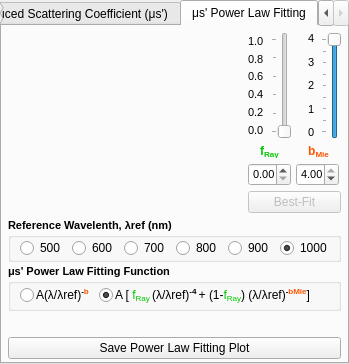
     <widget class="QTabWidget" name="tabWidget_ReducedScat">
      <property name="font">
       <font>
        <family>Arial</family>
        <pointsize>9</pointsize>
       </font>
      </property>
      <property name="currentIndex">
       <number>1</number>
      </property>
      <property name="movable">
       <bool>true</bool>
      </property>
      <widget class="QWidget" name="tab_ReducedScat">
       <attribute name="title">
        <string>Reduced Scattering Coefficient (μs')</string>
       </attribute>
       <layout class="QGridLayout" name="gridLayout_10">
        <property name="leftMargin">
         <number>6</number>
        </property>
        <property name="topMargin">
         <number>6</number>
        </property>
        <property name="rightMargin">
         <number>6</number>
        </property>
        <property name="bottomMargin">
         <number>3</number>
        </property>
        <item row="0" column="0">
         <widget class="QCustomPlot" name="customPlot_Musp" native="true">
          <property name="font">
           <font>
            <family>Arial</family>
            <pointsize>8</pointsize>
            <italic>false</italic>
           </font>
          </property>
          <layout class="QGridLayout" name="gridLayout_17"/>
         </widget>
        </item>
        <item row="1" column="0">
         <widget class="QPushButton" name="pushButton_SavePlot_Musp">
          <property name="text">
           <string>Save Reduced Scattering Plot</string>
          </property>
         </widget>
        </item>
       </layout>
      </widget>
      <widget class="QWidget" name="tab_PowerLaw">
       <attribute name="title">
        <string>μs' Power Law Fitting</string>
       </attribute>
       <layout class="QGridLayout" name="gridLayout_6" rowstretch="0,0,0,0,0">
        <property name="leftMargin">
         <number>6</number>
        </property>
        <property name="topMargin">
         <number>6</number>
        </property>
        <property name="rightMargin">
         <number>6</number>
        </property>
        <property name="bottomMargin">
         <number>3</number>
        </property>
        <property name="spacing">
         <number>5</number>
        </property>
        <item row="0" column="0" rowspan="4">
         <widget class="QCustomPlot" name="customPlot_MuspPowerLaw" native="true">
          <property name="sizePolicy">
           <sizepolicy hsizetype="Preferred" vsizetype="Preferred">
            <horstretch>0</horstretch>
            <verstretch>0</verstretch>
           </sizepolicy>
          </property>
          <property name="font">
           <font>
            <family>Arial</family>
            <pointsize>8</pointsize>
            <italic>false</italic>
           </font>
          </property>
         </widget>
        </item>
        <item row="3" column="1" colspan="2">
         <widget class="QPushButton" name="pushButton_BestFit">
          <property name="enabled">
           <bool>false</bool>
          </property>
          <property name="font">
           <font>
            <family>Arial</family>
            <pointsize>9</pointsize>
            <bold>false</bold>
           </font>
          </property>
          <property name="text">
           <string>Best-Fit</string>
          </property>
         </widget>
        </item>
        <item row="2" column="2">
         <widget class="QDoubleSpinBox" name="doubleSpinBox_B">
          <property name="minimumSize">
           <size>
            <width>40</width>
            <height>0</height>
           </size>
          </property>
          <property name="maximumSize">
           <size>
            <width>43</width>
            <height>16777215</height>
           </size>
          </property>
          <property name="font">
           <font>
            <family>Arial</family>
            <pointsize>8</pointsize>
           </font>
          </property>
          <property name="minimum">
           <double>0.000000000000000</double>
          </property>
          <property name="maximum">
           <double>4.000000000000000</double>
          </property>
          <property name="singleStep">
           <double>0.010000000000000</double>
          </property>
          <property name="value">
           <double>4.000000000000000</double>
          </property>
         </widget>
        </item>
        <item row="4" column="0" colspan="3">
         <layout class="QVBoxLayout" name="verticalLayout_4">
          <property name="spacing">
           <number>2</number>
          </property>
          <item>
           <widget class="QGroupBox" name="groupBox_RefWavel">
            <property name="minimumSize">
             <size>
              <width>0</width>
              <height>38</height>
             </size>
            </property>
            <property name="font">
             <font>
              <family>Arial</family>
              <pointsize>8</pointsize>
              <bold>true</bold>
             </font>
            </property>
            <property name="title">
             <string>Reference Wavelenth, λref (nm)</string>
            </property>
            <layout class="QHBoxLayout" name="horizontalLayout_2">
             <property name="spacing">
              <number>3</number>
             </property>
             <property name="topMargin">
              <number>1</number>
             </property>
             <property name="rightMargin">
              <number>6</number>
             </property>
             <property name="bottomMargin">
              <number>1</number>
             </property>
             <item>
              <widget class="QRadioButton" name="radioButton_RefWavel500">
               <property name="minimumSize">
                <size>
                 <width>0</width>
                 <height>18</height>
                </size>
               </property>
               <property name="font">
                <font>
                 <family>Arial</family>
                 <pointsize>9</pointsize>
                 <bold>false</bold>
                </font>
               </property>
               <property name="text">
                <string>500</string>
               </property>
              </widget>
             </item>
             <item>
              <widget class="QRadioButton" name="radioButton_RefWavel600">
               <property name="minimumSize">
                <size>
                 <width>0</width>
                 <height>18</height>
                </size>
               </property>
               <property name="font">
                <font>
                 <family>Arial</family>
                 <pointsize>9</pointsize>
                 <bold>false</bold>
                </font>
               </property>
               <property name="text">
                <string>600</string>
               </property>
              </widget>
             </item>
             <item>
              <widget class="QRadioButton" name="radioButton_RefWavel700">
               <property name="minimumSize">
                <size>
                 <width>0</width>
                 <height>18</height>
                </size>
               </property>
               <property name="font">
                <font>
                 <family>Arial</family>
                 <pointsize>9</pointsize>
                 <bold>false</bold>
                </font>
               </property>
               <property name="text">
                <string>700</string>
               </property>
              </widget>
             </item>
             <item>
              <widget class="QRadioButton" name="radioButton_RefWavel800">
               <property name="minimumSize">
                <size>
                 <width>0</width>
                 <height>18</height>
                </size>
               </property>
               <property name="font">
                <font>
                 <family>Arial</family>
                 <pointsize>9</pointsize>
                 <bold>false</bold>
                </font>
               </property>
               <property name="text">
                <string>800</string>
               </property>
               <property name="checked">
                <bool>false</bool>
               </property>
              </widget>
             </item>
             <item>
              <widget class="QRadioButton" name="radioButton_RefWavel900">
               <property name="minimumSize">
                <size>
                 <width>0</width>
                 <height>18</height>
                </size>
               </property>
               <property name="font">
                <font>
                 <family>Arial</family>
                 <pointsize>9</pointsize>
                 <bold>false</bold>
                </font>
               </property>
               <property name="text">
                <string>900</string>
               </property>
              </widget>
             </item>
             <item>
              <widget class="QRadioButton" name="radioButton_RefWavel1000">
               <property name="minimumSize">
                <size>
                 <width>0</width>
                 <height>18</height>
                </size>
               </property>
               <property name="font">
                <font>
                 <family>Arial</family>
                 <pointsize>9</pointsize>
                 <bold>false</bold>
                </font>
               </property>
               <property name="text">
                <string>1000</string>
               </property>
               <property name="iconSize">
                <size>
                 <width>16</width>
                 <height>16</height>
                </size>
               </property>
               <property name="checked">
                <bool>true</bool>
               </property>
              </widget>
             </item>
            </layout>
           </widget>
          </item>
          <item>
           <widget class="QGroupBox" name="groupBox_FittingFunction">
            <property name="sizePolicy">
             <sizepolicy hsizetype="Preferred" vsizetype="Preferred">
              <horstretch>0</horstretch>
              <verstretch>0</verstretch>
             </sizepolicy>
            </property>
            <property name="minimumSize">
             <size>
              <width>0</width>
              <height>38</height>
             </size>
            </property>
            <property name="font">
             <font>
              <family>Arial</family>
              <pointsize>8</pointsize>
              <bold>true</bold>
             </font>
            </property>
            <property name="title">
             <string>μs' Power Law Fitting Function</string>
            </property>
            <layout class="QHBoxLayout" name="horizontalLayout_3">
             <property name="spacing">
              <number>0</number>
             </property>
             <property name="topMargin">
              <number>1</number>
             </property>
             <property name="bottomMargin">
              <number>1</number>
             </property>
             <item>
              <widget class="QRadioButton" name="radioButton_FittingSimple">
               <property name="minimumSize">
                <size>
                 <width>16</width>
                 <height>23</height>
                </size>
               </property>
               <property name="font">
                <font>
                 <family>Segoe UI</family>
                 <pointsize>8</pointsize>
                 <bold>false</bold>
                </font>
               </property>
               <property name="checked">
                <bool>false</bool>
               </property>
              </widget>
             </item>
             <item>
              <widget class="QLabel" name="label_FittingSimple">
               <property name="minimumSize">
                <size>
                 <width>0</width>
                 <height>23</height>
                </size>
               </property>
               <property name="font">
                <font>
                 <family>Arial</family>
                 <pointsize>9</pointsize>
                 <bold>false</bold>
                </font>
               </property>
               <property name="text">
                <string>&lt;html&gt;&lt;head/&gt;&lt;body&gt;&lt;p&gt;A(λ/λref)&lt;span style=&quot; font-weight:900;  vertical-align:super;&quot;&gt;-&lt;/span&gt;&lt;span style=&quot; font-weight:900; color:#ff5500; vertical-align:super;&quot;&gt;b&lt;/span&gt;&lt;/p&gt;&lt;/body&gt;&lt;/html&gt;</string>
               </property>
               <property name="alignment">
                <set>Qt::AlignLeading|Qt::AlignLeft|Qt::AlignVCenter</set>
               </property>
               <property name="margin">
                <number>3</number>
               </property>
               <property name="indent">
                <number>0</number>
               </property>
              </widget>
             </item>
             <item>
              <spacer name="horizontalSpacer">
               <property name="orientation">
                <enum>Qt::Horizontal</enum>
               </property>
               <property name="sizeHint" stdset="0">
                <size>
                 <width>10</width>
                 <height>20</height>
                </size>
               </property>
              </spacer>
             </item>
             <item>
              <widget class="QRadioButton" name="radioButton_FittingComplex">
               <property name="minimumSize">
                <size>
                 <width>16</width>
                 <height>23</height>
                </size>
               </property>
               <property name="font">
                <font>
                 <family>Segoe UI</family>
                 <pointsize>8</pointsize>
                 <bold>false</bold>
                </font>
               </property>
               <property name="text">
                <string/>
               </property>
               <property name="checked">
                <bool>true</bool>
               </property>
              </widget>
             </item>
             <item>
              <widget class="QLabel" name="label_FittingComplex">
               <property name="minimumSize">
                <size>
                 <width>0</width>
                 <height>23</height>
                </size>
               </property>
               <property name="font">
                <font>
                 <family>Arial</family>
                 <pointsize>9</pointsize>
                 <italic>false</italic>
                 <bold>false</bold>
                </font>
               </property>
               <property name="text">
                <string>&lt;html&gt;&lt;head/&gt;&lt;body&gt;&lt;p&gt;A [ &lt;span style=&quot; color:#00c800;&quot;&gt;f&lt;/span&gt;&lt;span style=&quot; color:#00c800; vertical-align:sub;&quot;&gt;Ray &lt;/span&gt;&lt;span style=&quot; font-weight:600; color:#00c800; vertical-align:sub;&quot;/&gt;(λ/λref)&lt;span style=&quot; font-weight:600; vertical-align:super;&quot;&gt;-4 &lt;/span&gt;+ (1-&lt;span style=&quot; color:#00c800;&quot;&gt;f&lt;/span&gt;&lt;span style=&quot; color:#00c800; vertical-align:sub;&quot;&gt;Ray&lt;/span&gt;) (λ/λref)&lt;span style=&quot; font-weight:900; vertical-align:super;&quot;&gt;-&lt;/span&gt;&lt;span style=&quot; color:#ff5500; font-weight:900;  vertical-align:super;&quot;&gt;bMie&lt;/span&gt;&lt;span style=&quot; font-weight:600; color:#ff5500; vertical-align:super;&quot;/&gt;] &lt;/p&gt;&lt;/body&gt;&lt;/html&gt;</string>
               </property>
               <property name="alignment">
                <set>Qt::AlignLeading|Qt::AlignLeft|Qt::AlignVCenter</set>
               </property>
               <property name="margin">
                <number>2</number>
               </property>
               <property name="indent">
                <number>0</number>
               </property>
              </widget>
             </item>
             <item>
              <spacer name="horizontalSpacer_3">
               <property name="orientation">
                <enum>Qt::Horizontal</enum>
               </property>
               <property name="sizeType">
                <enum>QSizePolicy::Fixed</enum>
               </property>
               <property name="sizeHint" stdset="0">
                <size>
                 <width>15</width>
                 <height>20</height>
                </size>
               </property>
              </spacer>
             </item>
            </layout>
           </widget>
          </item>
          <item>
           <layout class="QHBoxLayout" name="horizontalLayout_6">
            <item>
             <widget class="QLabel" name="label_CurrentA">
              <property name="sizePolicy">
               <sizepolicy hsizetype="Preferred" vsizetype="Preferred">
                <horstretch>0</horstretch>
                <verstretch>0</verstretch>
               </sizepolicy>
              </property>
              <property name="minimumSize">
               <size>
                <width>90</width>
                <height>22</height>
               </size>
              </property>
              <property name="font">
               <font>
                <family>Arial</family>
                <pointsize>9</pointsize>
               </font>
              </property>
              <property name="text">
               <string/>
              </property>
              <property name="alignment">
               <set>Qt::AlignLeading|Qt::AlignLeft|Qt::AlignVCenter</set>
              </property>
             </widget>
            </item>
            <item>
             <spacer name="horizontalSpacer_5">
              <property name="orientation">
               <enum>Qt::Horizontal</enum>
              </property>
              <property name="sizeHint" stdset="0">
               <size>
                <width>20</width>
                <height>12</height>
               </size>
              </property>
             </spacer>
            </item>
            <item>
             <widget class="QLabel" name="label_CurrentMSE">
              <property name="sizePolicy">
               <sizepolicy hsizetype="Preferred" vsizetype="Minimum">
                <horstretch>0</horstretch>
                <verstretch>0</verstretch>
               </sizepolicy>
              </property>
              <property name="minimumSize">
               <size>
                <width>90</width>
                <height>22</height>
               </size>
              </property>
              <property name="font">
               <font>
                <family>Arial</family>
                <pointsize>9</pointsize>
               </font>
              </property>
              <property name="text">
               <string/>
              </property>
              <property name="alignment">
               <set>Qt::AlignRight|Qt::AlignTrailing|Qt::AlignVCenter</set>
              </property>
             </widget>
            </item>
           </layout>
          </item>
          <item>
           <widget class="QPushButton" name="pushButton_SavePlot_MuspPowerLaw">
            <property name="minimumSize">
             <size>
              <width>23</width>
              <height>0</height>
             </size>
            </property>
            <property name="font">
             <font>
              <family>Arial</family>
              <pointsize>9</pointsize>
              <italic>false</italic>
              <bold>false</bold>
             </font>
            </property>
            <property name="text">
             <string>Save Power Law Fitting Plot</string>
            </property>
           </widget>
          </item>
         </layout>
        </item>
        <item row="1" column="2">
         <widget class="QLabel" name="label_BLabel">
          <property name="sizePolicy">
           <sizepolicy hsizetype="Preferred" vsizetype="Fixed">
            <horstretch>0</horstretch>
            <verstretch>0</verstretch>
           </sizepolicy>
          </property>
          <property name="minimumSize">
           <size>
            <width>0</width>
            <height>10</height>
           </size>
          </property>
          <property name="font">
           <font>
            <family>Arial</family>
            <pointsize>9</pointsize>
            <bold>true</bold>
           </font>
          </property>
          <property name="text">
           <string>&lt;html&gt;&lt;head/&gt;&lt;body&gt;&lt;p&gt;&lt;span style=&quot; color:#ff5500;&quot;&gt;b&lt;/span&gt;&lt;span style=&quot; color:#ff5500; vertical-align:sub;&quot;&gt;Mie&lt;/span&gt;&lt;/p&gt;&lt;/body&gt;&lt;/html&gt;</string>
          </property>
          <property name="alignment">
           <set>Qt::AlignCenter</set>
          </property>
         </widget>
        </item>
        <item row="0" column="1">
         <layout class="QHBoxLayout" name="horizontalLayout_4">
          <property name="spacing">
           <number>0</number>
          </property>
          <item>
           <layout class="QVBoxLayout" name="verticalLayout_2">
            <item>
             <widget class="QLabel" name="labelF_1_0">
              <property name="font">
               <font>
                <family>Arial</family>
                <pointsize>8</pointsize>
               </font>
              </property>
              <property name="text">
               <string>1.0</string>
              </property>
             </widget>
            </item>
            <item>
             <widget class="QLabel" name="labelF_0_8">
              <property name="font">
               <font>
                <family>Arial</family>
                <pointsize>8</pointsize>
               </font>
              </property>
              <property name="text">
               <string>0.8</string>
              </property>
             </widget>
            </item>
            <item>
             <widget class="QLabel" name="labelF_0_6">
              <property name="font">
               <font>
                <family>Arial</family>
                <pointsize>8</pointsize>
               </font>
              </property>
              <property name="text">
               <string>0.6</string>
              </property>
             </widget>
            </item>
            <item>
             <widget class="QLabel" name="labelF_0_4">
              <property name="font">
               <font>
                <family>Arial</family>
                <pointsize>8</pointsize>
               </font>
              </property>
              <property name="text">
               <string>0.4</string>
              </property>
             </widget>
            </item>
            <item>
             <widget class="QLabel" name="labelF_0_2">
              <property name="font">
               <font>
                <family>Arial</family>
                <pointsize>8</pointsize>
               </font>
              </property>
              <property name="text">
               <string>0.2</string>
              </property>
             </widget>
            </item>
            <item>
             <widget class="QLabel" name="labelF_0_0">
              <property name="font">
               <font>
                <family>Arial</family>
                <pointsize>8</pointsize>
               </font>
              </property>
              <property name="text">
               <string>0.0</string>
              </property>
             </widget>
            </item>
           </layout>
          </item>
          <item>
           <widget class="QSlider" name="slider_F">
            <property name="maximum">
             <number>100</number>
            </property>
            <property name="pageStep">
             <number>20</number>
            </property>
            <property name="orientation">
             <enum>Qt::Vertical</enum>
            </property>
            <property name="tickPosition">
             <enum>QSlider::TicksAbove</enum>
            </property>
           </widget>
          </item>
         </layout>
        </item>
        <item row="1" column="1">
         <widget class="QLabel" name="label_FLabel">
          <property name="font">
           <font>
            <family>Arial</family>
            <pointsize>9</pointsize>
            <bold>true</bold>
           </font>
          </property>
          <property name="text">
           <string>&lt;html&gt;&lt;head/&gt;&lt;body&gt;&lt;p&gt;&lt;span style=&quot; color:#00c800;&quot;&gt;f&lt;/span&gt;&lt;span style=&quot; color:#00c800; vertical-align:sub;&quot;&gt;Ray&lt;/span&gt;&lt;/p&gt;&lt;/body&gt;&lt;/html&gt;</string>
          </property>
          <property name="alignment">
           <set>Qt::AlignCenter</set>
          </property>
         </widget>
        </item>
        <item row="2" column="1">
         <widget class="QDoubleSpinBox" name="doubleSpinBox_F">
          <property name="minimumSize">
           <size>
            <width>40</width>
            <height>0</height>
           </size>
          </property>
          <property name="maximumSize">
           <size>
            <width>43</width>
            <height>16777215</height>
           </size>
          </property>
          <property name="font">
           <font>
            <family>Arial</family>
            <pointsize>8</pointsize>
           </font>
          </property>
          <property name="maximum">
           <double>1.000000000000000</double>
          </property>
          <property name="singleStep">
           <double>0.010000000000000</double>
          </property>
         </widget>
        </item>
        <item row="0" column="2">
         <layout class="QHBoxLayout" name="horizontalLayout_5">
          <item>
           <widget class="QLabel" name="label_blankForSpace">
            <property name="minimumSize">
             <size>
              <width>6</width>
              <height>0</height>
             </size>
            </property>
            <property name="text">
             <string/>
            </property>
           </widget>
          </item>
          <item>
           <layout class="QVBoxLayout" name="verticalLayout_3">
            <property name="spacing">
             <number>10</number>
            </property>
            <property name="rightMargin">
             <number>1</number>
            </property>
            <item>
             <widget class="QLabel" name="labelB_4">
              <property name="font">
               <font>
                <family>Arial</family>
                <pointsize>8</pointsize>
               </font>
              </property>
              <property name="text">
               <string>4</string>
              </property>
             </widget>
            </item>
            <item>
             <widget class="QLabel" name="labelB_3">
              <property name="font">
               <font>
                <family>Arial</family>
                <pointsize>8</pointsize>
               </font>
              </property>
              <property name="text">
               <string>3</string>
              </property>
             </widget>
            </item>
            <item>
             <widget class="QLabel" name="labelB_2">
              <property name="font">
               <font>
                <family>Arial</family>
                <pointsize>8</pointsize>
               </font>
              </property>
              <property name="text">
               <string>2</string>
              </property>
             </widget>
            </item>
            <item>
             <widget class="QLabel" name="labelB_1">
              <property name="font">
               <font>
                <family>Arial</family>
                <pointsize>8</pointsize>
               </font>
              </property>
              <property name="text">
               <string>1</string>
              </property>
             </widget>
            </item>
            <item>
             <widget class="QLabel" name="labelB_0">
              <property name="font">
               <font>
                <family>Arial</family>
                <pointsize>8</pointsize>
               </font>
              </property>
              <property name="text">
               <string>0</string>
              </property>
             </widget>
            </item>
           </layout>
          </item>
          <item>
           <widget class="QSlider" name="slider_B">
            <property name="minimumSize">
             <size>
              <width>20</width>
              <height>0</height>
             </size>
            </property>
            <property name="maximum">
             <number>400</number>
            </property>
            <property name="pageStep">
             <number>50</number>
            </property>
            <property name="value">
             <number>400</number>
            </property>
            <property name="orientation">
             <enum>Qt::Vertical</enum>
            </property>
            <property name="tickPosition">
             <enum>QSlider::TicksAbove</enum>
            </property>
            <property name="tickInterval">
             <number>50</number>
            </property>
           </widget>
          </item>
         </layout>
        </item>
       </layout>
      </widget>
     </widget>
